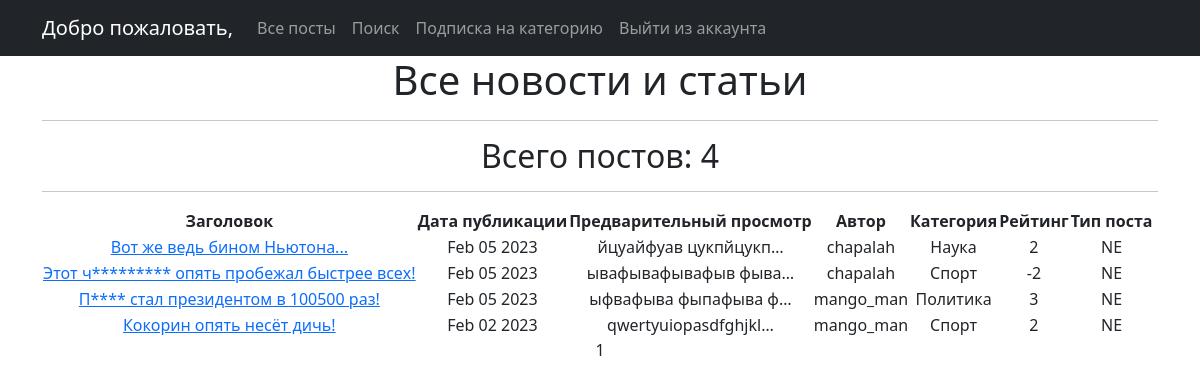
The page /posts/ on the database as committed earlier.
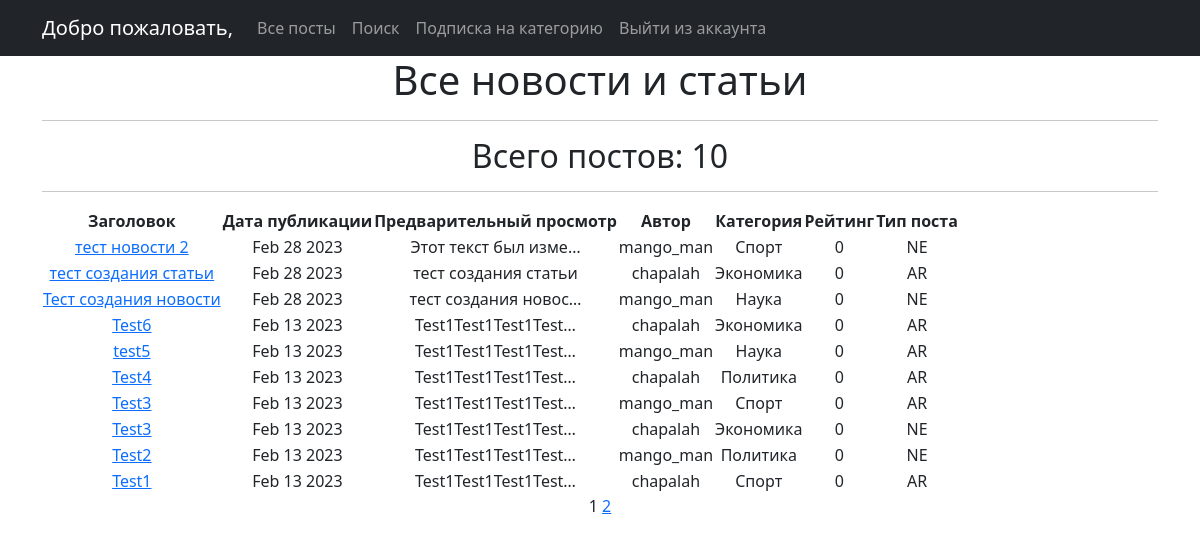
The same page on the database as committed later.
### news/models.py (models this page shows, shortened)
class Post(models.Model):
    news = 'NE'
    article = 'AR'
    POSITIONS = [
        (news, 'Новость'),
        (article, 'Статья'),
    ]
    author_post = models.ForeignKey(Author, on_delete=models.CASCADE)
    type_choice = models.CharField(max_length=2, choices=POSITIONS, default=news)
    post_create_time = models.DateTimeField(auto_now_add=True)
    post_category = models.ManyToManyField(Category, through='PostCategory')
    post_header = models.CharField(max_length=128)
    post_text = models.TextField()
    post_rating = models.IntegerField(default=0)
    class Meta:
        verbose_name = 'Пост'
        verbose_name_plural = 'Посты'

class Author(models.Model):
    author = models.OneToOneField(User, on_delete=models.CASCADE, unique=True)
    author_rating = models.IntegerField(default=0)
    def __str__(self): #Метод для очеловечивания вывода из БД
        return '{}'.format(self.author.username) #Форматирование строк - защита от SQL инъекций
    class Meta:           #Класс для удобства админки
        verbose_name = 'Автор'
        verbose_name_plural = 'Авторы'

class Category(models.Model):
    category_name = models.CharField(max_length=64, unique=True)
    subscribers = models.ManyToManyField
    class Meta:
        verbose_name = 'Категория'
        verbose_name_plural = 'Категории'

### news/views.py (the view)
# urls.py: path('', PostsList.as_view(), name='posts_list'),
class PostsList(ListView):
    model = Post
    ordering = '-post_create_time'
    template_name = 'posts.html'
    context_object_name = 'posts'
    paginate_by = 10

### news/templatetags/custom_filters.py (called while the page is built)
@register.filter()
def censor(value):
    arg = ['путин', 'сука', 'черномазый', 'Путин', 'Сука', 'Черномазый']
    slova = value.split(' ')
    for censura in arg:
        for (index, slovo) in enumerate(slova):
            if slovo == censura:
                slova[index] = slovo[0] + ('*' * (len(slovo) - 1))
    return ' '.join(slova)

### templates/posts.html (shortened to what this page needs)
{% extends 'flatpages/default.html' %}
{% load custom_filters %}
{% load custom_tags %}
{% block content %}
   <h1>Все новости и статьи</h1>
   <hr>
   <h2>Всего постов: {{posts.filter.all|length}}</h2>
   <hr>
   {% if posts %}
       <table>
           <thead>
               <tr>
                   <th>Заголовок</th>
                   <th>Дата публикации</th>
                   <th>Предварительный просмотр</th>
                   <th>Автор</th>
                   <th>Категория</th>
                   <th>Рейтинг</th>
                   <th>Тип поста</th>
               </tr>
           </thead>
           {% for post in posts %}
           <tr>
               <td>
                   <a href="{% url 'post_detail' post.id %}"> {{ post.post_header|censor }}</a>
               </td>
               <td>{{ post.post_create_time|date:'M d Y' }}</td>
               <td>{{ post.post_text|truncatechars:20|censor }}</td>
               <td>{{ post.author_post }}</td>
               <td>{{ post.post_category.get.category_name }}</td>
               <td>{{ post.post_rating }}</td>
               <td>{{ post.type_choice }}</td>
           </tr>
           {% endfor %}
       </table>
   {% else %}
       <h1>Авторы пока не потрудились написать ни одного поста!</h1>
   {% endif %}
   {{ page_obj.number }}
   {% if page_obj.has_next %}
       <a href="?page={{ page_obj.next_page_number }}">{{ page_obj.next_page_number }}</a>
   {% endif %}
{% endblock content %}

Rows that differ between the two databases and show on the page:
no longer on this page (row unchanged): Post: post_header|censor "Вот же ведь бином Ньютона...", post_create_time "Feb 05 2023", post_text|censor "йцуайфуав цукпйцукп…", author_post "chapalah", post_category.get.category_name "Наука", post_rating "2", type_choice "NE"
no longer on this page (row unchanged): Post: post_header|censor "Этот ч********* опять пробежал быстрее всех!", post_create_time "Feb 05 2023", post_text|censor "ывафывафывафыв фыва…", author_post "chapalah", post_category.get.category_name "Спорт", post_rating "-2", type_choice "NE"
no longer on this page (row unchanged): Post: post_header|censor "П**** стал президентом в 100500 раз!", post_create_time "Feb 05 2023", post_text|censor "ыфвафыва фыпафыва ф…", author_post "mango_man", post_category.get.category_name "Политика", post_rating "3", type_choice "NE"
no longer on this page (row unchanged): Post: post_header|censor "Кокорин опять несёт дичь!", post_create_time "Feb 02 2023", post_text|censor "qwertyuiopasdfghjkl…", author_post "mango_man", post_category.get.category_name "Спорт", post_rating "2", type_choice "NE"
added Post: post_header|censor "тест новости 2", post_create_time "Feb 28 2023", post_text|censor "Этот текст был изме…", author_post "mango_man", post_category.get.category_name "Спорт", post_rating "0", type_choice "NE"
added Post: post_header|censor "тест создания статьи", post_create_time "Feb 28 2023", post_text|censor "тест создания статьи", author_post "chapalah", post_category.get.category_name "Экономика", post_rating "0", type_choice "AR"
added Post: post_header|censor "Тест создания новости", post_create_time "Feb 28 2023", post_text|censor "тест создания новос…", author_post "mango_man", post_category.get.category_name "Наука", post_rating "0", type_choice "NE"
added Post: post_header|censor "Test6", post_create_time "Feb 13 2023", post_text|censor "Test1Test1Test1Test…", author_post "chapalah", post_category.get.category_name "Экономика", post_rating "0", type_choice "AR"
added Post: post_header|censor "test5", post_create_time "Feb 13 2023", post_text|censor "Test1Test1Test1Test…", author_post "mango_man", post_category.get.category_name "Наука", post_rating "0", type_choice "AR"
added Post: post_header|censor "Test4", post_create_time "Feb 13 2023", post_text|censor "Test1Test1Test1Test…", author_post "chapalah", post_category.get.category_name "Политика", post_rating "0", type_choice "AR"
added Post: post_header|censor "Test3", post_create_time "Feb 13 2023", post_text|censor "Test1Test1Test1Test…", author_post "mango_man", post_category.get.category_name "Спорт", post_rating "0", type_choice "AR"
added Post: post_header|censor "Test3", post_create_time "Feb 13 2023", post_text|censor "Test1Test1Test1Test…", author_post "chapalah", post_category.get.category_name "Экономика", post_rating "0", type_choice "NE"
added Post: post_header|censor "Test2", post_create_time "Feb 13 2023", post_text|censor "Test1Test1Test1Test…", author_post "mango_man", post_category.get.category_name "Политика", post_rating "0", type_choice "NE"
added Post: post_header|censor "Test1", post_create_time "Feb 13 2023", post_text|censor "Test1Test1Test1Test…", author_post "chapalah", post_category.get.category_name "Спорт", post_rating "0", type_choice "AR"
Other text that changed with them:
{{ posts.filter.all|length }}: "4" → "10"
{{ page_obj.next_page_number }}: (not shown) → "2"
